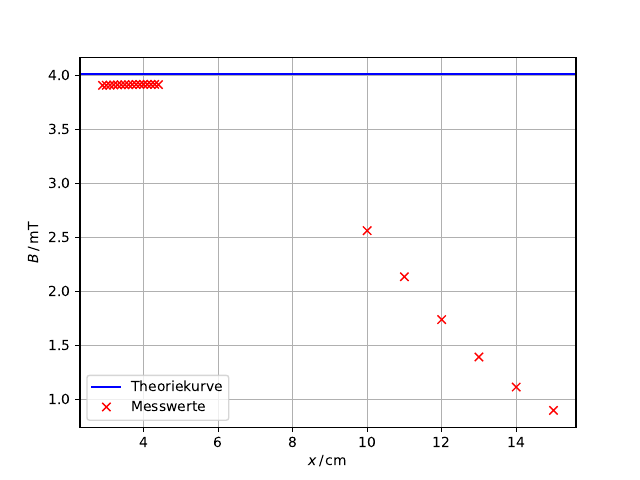

This figure's Python source:
import matplotlib.pyplot as plt
import numpy as np

a, b = np.genfromtxt('helm1.txt', unpack=True)
# c, d = np.genfromtxt('helm2.txt', unpack=True)
# e, f = np.genfromtxt('helm3.txt', unpack=True)

n = 100
my = 4 * np.pi * 10**(-7)
I = 3
R = (125/2) * 10**(-3)
d = 7e-2

B = n * (my * I * R**2)/(R**2 + (d/2)**2)**(3/2) * 10**3

plt.axhline(y=B, color='blue', linestyle='-', label='Theoriekurve')
plt.plot(a, b, 'rx', label='Messwerte')
# plt.plot(c, d, 'bx', label='Messwerte')
# plt.plot(e, f, 'kx', label='Messwerte')
plt.xlabel(r'$x \,/\, \mathrm{cm}$')
plt.ylabel(r'$B \,/\, \mathrm{mT}$')

plt.grid()
plt.legend()
# plt.show()
# plt.savefig('helm1.pdf')

print(B)
